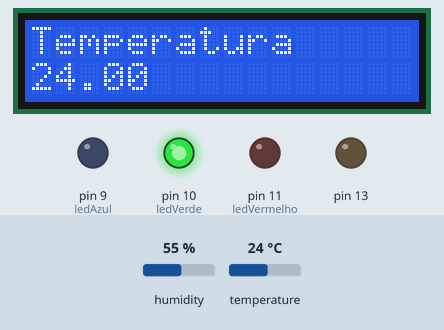
Bench run of a sketch on a simulated Arduino Uno, built with avr-gcc and run on an emulated ATmega328P. On the bench: 16×2 character LCD, output pins drawn as LEDs (lit = HIGH). Inputs (shaded band) come from the test bench; at power-on: temperature 24 °C, humidity 55 %.

Above: at 3.2 s.
3.3 s: temperature set to 27 °C
At 4.8 s:
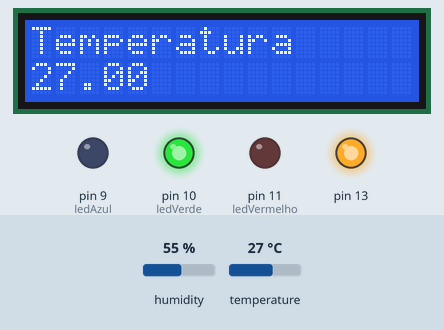
9.3 s: temperature set to 30 °C
At 11.4 s:
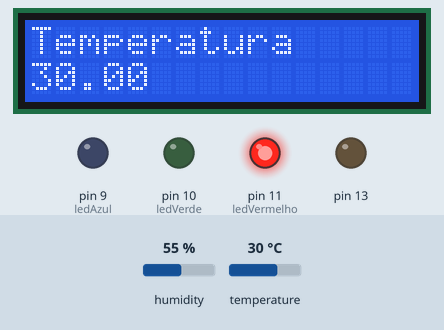
15.3 s: humidity set to 22 %
At 16.9 s:
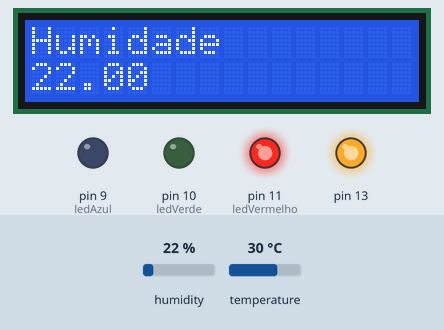
21.3 s: temperature set to 12 °C
At 23.6 s:
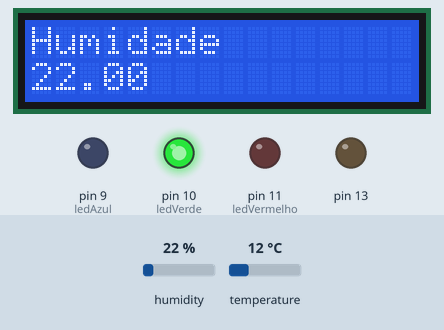
Timing chart, 0 to 28.1 s (numbered marks = the images above; inputs shaded):
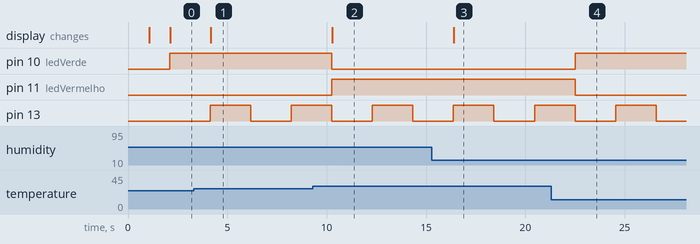

The sketch:

dhttemp.ino
```cpp
#include <dht.h>

#include <dht.h>
#include <Wire.h>
#include <LCD.h>
#include <LiquidCrystal_I2C.h>
#define dht_dpin A1 //Pino DATA do Sensor ligado na porta Analogica A1
LiquidCrystal_I2C lcd(0x27, 2, 1, 0, 4, 5, 6, 7, 3, POSITIVE); // Addr, En, Rw, Rs, d4, d5, d6, d7, backlighpin, polarity


dht DHT; //Inicializa o sensor
unsigned int flip = 0;
const int ledAzul = 9;      //constante ledAzul refere-se ao pino digital 9.
const int ledVerde = 10;     //constante ledVerde refere-se ao pino digital 10.
const int ledVermelho = 11; //constante ledVermelho refere-se ao pino digital 11.

void setup()
{
  //Serial.begin(9600);
  pinMode(13, OUTPUT);
  pinMode(ledAzul,OUTPUT);
  pinMode(ledVerde,OUTPUT);
  pinMode(ledVermelho,OUTPUT);
  delay(1000);//Aguarda 1 seg antes de acessar as informações do sensor

  lcd.begin(16,2);
  //lcd.backlight();
  lcd.setCursor(0, 0);        //First column, first row
  lcd.print("Hello world");
  //  lcd.setCursor(0, 1);        //First column, second row
  //  lcd.print("Row number: ");
  //  lcd.setCursor(12, 1);       //12th column, second row
  //  lcd.print("2");
  //  lcd.blink();                //start blinking cursor
  delay (1000);               //delay 3 seconds
}

void loop()
{
  //int r, g, b;
  //for (r = 0; r < 256; r++) {
  //  analogWrite(ledVermelho, r);
  //  delay(10);
  //}
  //
  //  for (g = 0; g < 256; g++) {
  //   analogWrite(ledVerde, g);
  //   delay(10);
  // }
  //
  // for (b = 0; b < 256; b++) {
  //   analogWrite(ledAzul, b);
  //   delay(10);
  // } /
  DHT.read11(dht_dpin); //Lê as informações do sensor

  int blueTemp= 0;
  int greenTemp= 0;
  int redTemp= 0;
//  if(DHT.temperature<0){
//    analogWrite(ledAzul, 255);
//  }
//  else if(DHT.temperature>0&&DHT.temperature<=45){
//    blueTemp= map(DHT.temperature, 0, 45, 255, 0);
//    analogWrite(ledAzul, blueTemp);
//  }
//  else if(DHT.temperature>45){
//    analogWrite(ledAzul, 0);
//  }
//  if(DHT.temperature<15){
//    analogWrite(ledVerde, 0);
//  }
//  else if(DHT.temperature>15&&DHT.temperature<=35){
//    greenTemp = map(DHT.temperature, 15, 35, 1, 254);
//    analogWrite(ledVerde, greenTemp);
//  }
//  else if(DHT.temperature>35&&DHT.temperature<=75){
//    greenTemp = map(DHT.temperature, 35, 75, 255, 0);
//    analogWrite(ledVerde, greenTemp);
//  }
//  else if(DHT.temperature>75){
//    analogWrite(ledVerde, 0);
//  }
//  if(DHT.temperature<45){
//    analogWrite(ledVermelho, 0);
//  }
//  else if(DHT.temperature>=45){
//    redTemp= map(DHT.temperature, 45, 90, 1, 255);
//    analogWrite(ledVermelho, redTemp);
//  }
//  else if(DHT.temperature>90){
//    analogWrite(ledAzul, 255);
//        analogWrite(ledVermelho, 255);
//  }

if (DHT.temperature>28){
         analogWrite(ledVermelho, 255);
                  analogWrite(ledVerde, 0);
}else{
         analogWrite(ledVermelho, 0);
         analogWrite(ledVerde, 255);
}


  if ( flip & 1 )
  {
    digitalWrite(13, HIGH);
  }
  else {
    digitalWrite(13, LOW);
  }

  flip++;
  //Serial.print("Umidade = ");
  //Serial.print(DHT.humidity);
  //Serial.print(" %  ");
  //Serial.print("Temperatura = ");
  //Serial.print(DHT.temperature);
  //Serial.println(" Celsius  ");

  //lcd.begin(16,2);
  //lcd.backlight();
  if ((flip % 15) > 7 )
  {
    lcd.setCursor(0, 0);
    lcd.print("Humidade     ");
    lcd.setCursor(0, 1);
    lcd.print(DHT.humidity);
  }
  else{
    lcd.setCursor(0, 0);        //First column, first row
    lcd.print("Temperatura");
    lcd.setCursor(0, 1);        //First column, second row
    lcd.print(DHT.temperature);
    //lcd.setCursor(12, 1);       //12th column, second row
    //lcd.print("2");
  }

  delay(2000);  //Não diminuir muito este valor. O ideal é a leitura a cada 2 segundos
}
```

Measured:
- the behaviour switches between 28 and 29 °C on temperature (found by bisection; images 1 and 2)
- after the input at 3.3 s, the display: changes after 0.85 s (image 1)
- after the input at 9.3 s, pin 10 (ledVerde): HIGH → LOW after 0.96 s; pin 11 (ledVermelho): LOW → HIGH after 0.96 s; the display: changes after 0.97 s (image 2)
- after the input at 15.3 s, the display: changes after 1.1 s (image 3)
- after the input at 21.3 s, pin 10 (ledVerde): LOW → HIGH after 1.2 s; pin 11 (ledVermelho): HIGH → LOW after 1.2 s
